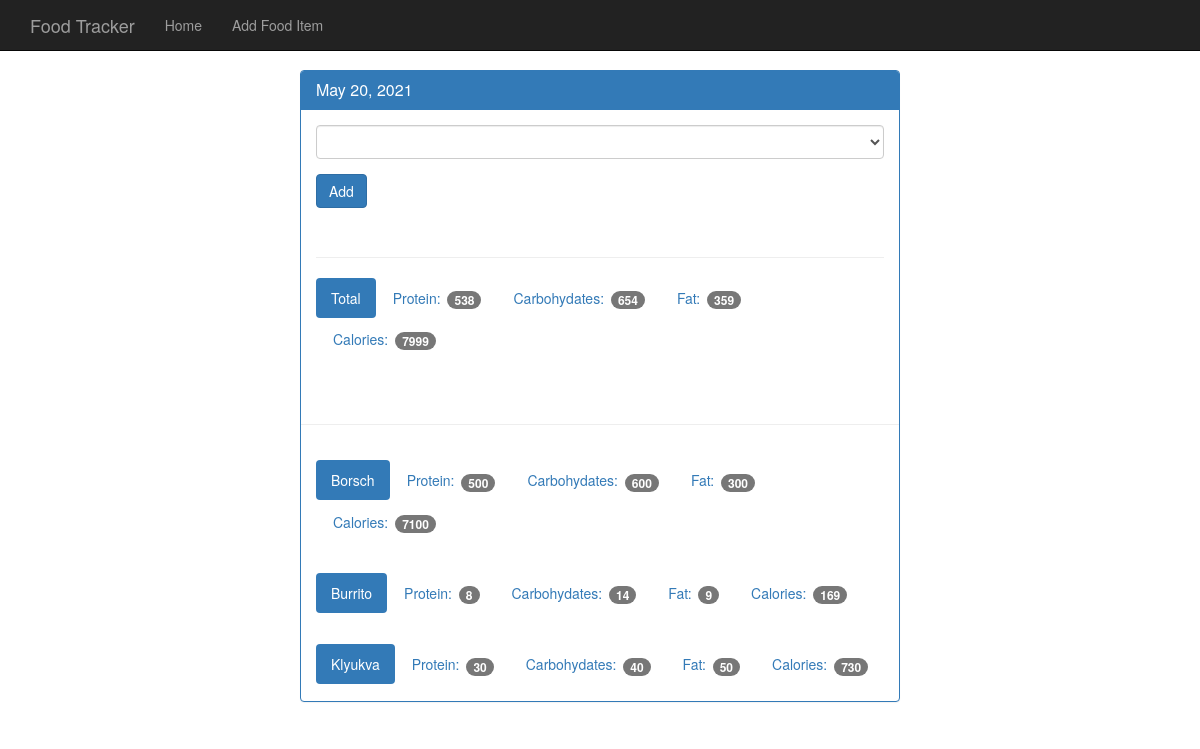
The app's page /view/20210520 with its own data.
### tables this page shows
CREATE TABLE food(
id integer primary key autoincrement,
name text not null,
protein integer not null,
carbohydrates integer not null,
fat integer not null,
calories integer not null
);

### food_tracker_app.py (the view)
@app.route('/view/<date>', methods=['GET', 'POST']) #date is going to be like 20170520
def view(date):
    db = get_db()
    cur = db.execute('select id, entry_date from log_date where entry_date = ?', [date])
    date_result = cur.fetchone()
    if request.method == 'POST':
        db.execute('insert into food_date (food_id, log_date_id) values (?,?)',
                   [request.form['food-select'], date_result['id']])
        db.commit()
    d = datetime.strptime(str(date_result['entry_date']), '%Y%m%d')
    pretty_date = datetime.strftime(d, '%B %d, %Y')
    food_cur = db.execute('select id, name from food order by name asc')
    food_results = food_cur.fetchall()
    log_cur = db.execute("""
    select
    food.name,
    food.protein,
    food.carbohydrates,
    food.fat,
    food.calories
    from
    log_date
    join
    food_date on
    food_date.log_date_id = log_date.id
    join food on
    food.id = food_date.food_id
    where log_date.entry_date = ?""", [date])
    log_results = log_cur.fetchall()
    totals = {}
    totals['protein'] = 0
    totals['carbohydrates'] = 0
    totals['fat'] = 0
    totals['calories'] = 0
    for food in log_results:
        totals['protein'] += food['protein']
        totals['carbohydrates'] += food['carbohydrates']
        totals['fat'] += food['fat']
        totals['calories'] += food['calories']
    return render_template('day.html',
                           entry_date=date_result['entry_date'],
                           pretty_date=pretty_date,
                           ood_results=food_results,
                           log_results=log_results,
                           totals=totals)

### database.py (called while the page is built)
def connect_db():
    sql = sqlite3.connect('/Users/viktorkertanov/Library/Mobile Documents/com~apple~CloudDocs/Личное/!LEARNING PYTHON/flask/food_tracker_app/food_tracker_db/foodtracker.db')
    sql.row_factory = sqlite3.Row
    return sql

def get_db():
    if not hasattr(g,'sqlite3_db'):
        g.sqlite_db = connect_db()
    return g.sqlite_db

### templates/day.html (shortened to what this page needs)
{% extends "base.html"%}
{% block body %}
  <body>
    <nav class="navbar navbar-inverse navbar-fixed-top">
      <div class="container">
        <div class="navbar-header">
          <a class="navbar-brand" href="{{ url_for('food') }}">Food Tracker</a>
        </div>
        <div id="navbar" class="navbar-collapse collapse">
          <ul class="nav navbar-nav">
            <li><a href="{{ url_for('index') }}">Home</a></li>
            <li><a href="{{ url_for('food') }}">Add Food Item</a></li>
          </ul>
        </div>
      </div>
    </nav>
    <div class="container theme-showcase col-sm-6 col-sm-offset-3" role="main">
      <div class="row">
        <div>
          <div class="panel panel-primary">
            <div class="panel-heading">
              <h3 class="panel-title">{{ pretty_date }}</h3>
            </div>
            <div class="panel-body">
              <form method="POST" action="{{ url_for('view', date=entry_date) }}">
                <div class="form-group">
                  <select class="form-control" name="food-select">
                  </select>
                </div>
                <button type="submit" class="btn btn-primary">Add</button>
              </form>
              <div class="page-header"></div>
              <ul class="nav nav-pills" role="tablist">
                <li class="active"><a>Total</a></li>
                <li><a>Protein: <span class="badge">{{ totals.protein }}</span></a></li>
                <li><a>Carbohydates: <span class="badge">{{ totals.carbohydrates }}</span></a></li>
                <li><a>Fat: <span class="badge">{{ totals.fat }}</span></a></li>
                <li><a>Calories: <span class="badge">{{ totals.calories }}</span></a></li>
              </ul>
            </div>
            <div class="page-header"></div>
            {% for food in log_results%}
            <div class="panel-body">
              <ul class="nav nav-pills" role="tablist">
                <li class="active"><a>{{ food.name }}</a></li>
                <li><a>Protein: <span class="badge">{{ food.protein }}</span></a></li>
                <li><a>Carbohydates: <span class="badge">{{ food.carbohydrates }}</span></a></li>
                <li><a>Fat: <span class="badge">{{ food.fat }}</span></a></li>
                <li><a>Calories: <span class="badge">{{ food.calories }}</span></a></li>
              </ul>
            </div>
            {% endfor %}
          </div>
        </div>
      </div>
    </div>
  </body>
{% endblock %}

### static/theme.css (style rules this page uses)
body { padding-top: 70px; padding-bottom: 30px; }

### records on screen
food: name "Borsch", protein "500", carbohydrates "600", fat "300", calories "7100"
food: name "Burrito", protein "8", carbohydrates "14", fat "9", calories "169"
food: name "Klyukva", protein "30", carbohydrates "40", fat "50", calories "730"

### other values on screen
{{ pretty_date }} "May 20, 2021"
{{ totals.protein }} "538"
{{ totals.carbohydrates }} "654"
{{ totals.fat }} "359"
{{ totals.calories }} "7999"
